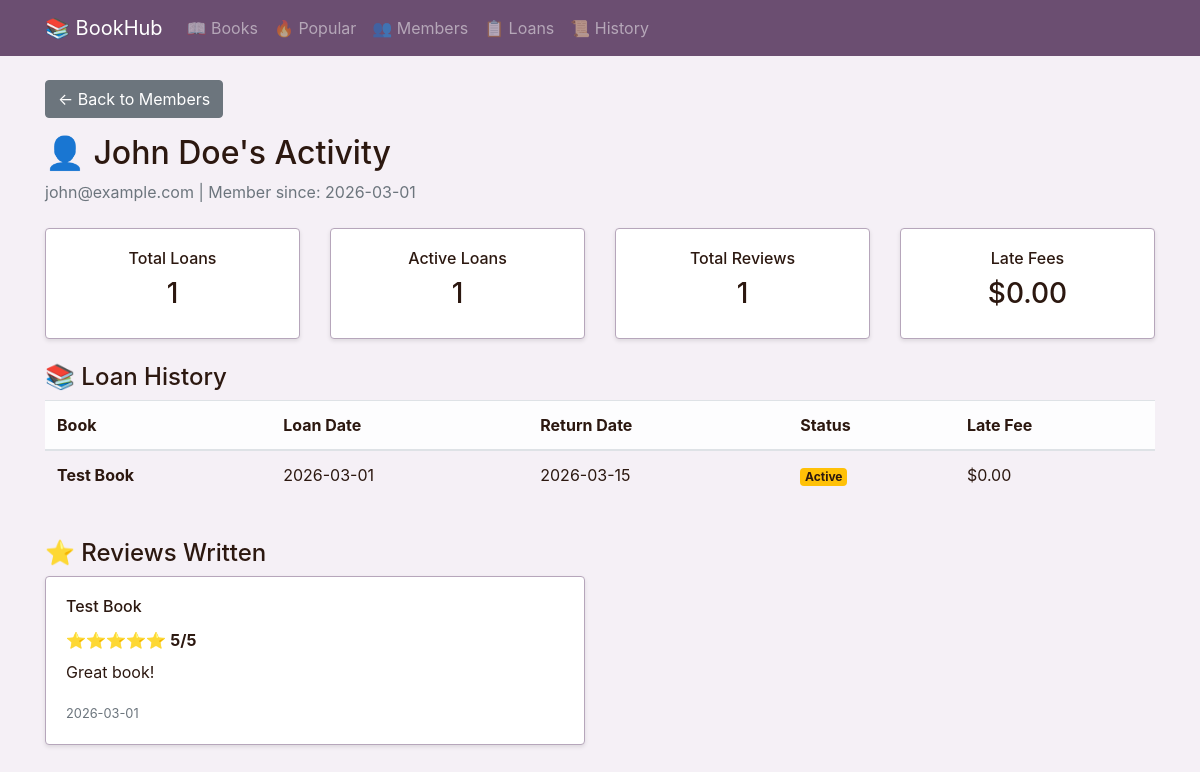
/members/1/activity, run on the app's committed database.
### app.py (models this page shows)
class Member(db.Model):
    id = db.Column(db.Integer, primary_key=True)
    name = db.Column(db.String(100), nullable=False)
    email = db.Column(db.String(100), unique=True, nullable=False)
    contact = db.Column(db.String(15))
    member_since = db.Column(db.Date, default=datetime.utcnow)

class Loan(db.Model):
    id = db.Column(db.Integer, primary_key=True)
    member_id = db.Column(db.Integer, db.ForeignKey('member.id'), nullable=False)
    book_id = db.Column(db.Integer, db.ForeignKey('book.id'), nullable=False)
    loan_date = db.Column(db.Date, nullable=False)
    return_date = db.Column(db.Date)
    returned = db.Column(db.Boolean, default=False)
    late_fee = db.Column(db.Float, default=0.0)
    member = db.relationship('Member', backref='loans', lazy=True)
    book = db.relationship('Book', backref='loans', lazy=True)

class Book(db.Model):
    id = db.Column(db.Integer, primary_key=True)
    title = db.Column(db.String(100), nullable=False)
    author = db.Column(db.String(100), nullable=False)
    genre = db.Column(db.String(50))
    year_published = db.Column(db.Integer)
    average_rating = db.Column(db.Float, default=0.0)  # New field
    reviews = db.relationship('Review', backref='book', lazy=True)  # New relationship

class Review(db.Model):
    id = db.Column(db.Integer, primary_key=True)
    book_id = db.Column(db.Integer, db.ForeignKey('book.id'), nullable=False)
    member_id = db.Column(db.Integer, db.ForeignKey('member.id'), nullable=False)
    rating = db.Column(db.Integer, nullable=False)
    comment = db.Column(db.Text)
    date_posted = db.Column(db.DateTime, default=datetime.utcnow)
    member = db.relationship('Member', backref='reviews', lazy=True)

### app.py (the view)
@app.route('/members/<int:id>/activity')
def member_activity(id):
    member = Member.query.get_or_404(id)
    loans = db.session.query(Loan, Book).join(Book).filter(Loan.member_id == id).order_by(Loan.loan_date.desc()).all()
    reviews = db.session.query(Review, Book).join(Book).filter(Review.member_id == id).order_by(Review.date_posted.desc()).all()
    total_loans = len(loans)
    active_loans = sum(1 for loan, book in loans if not loan.returned)
    total_reviews = len(reviews)
    total_late_fees = sum(loan.late_fee for loan, book in loans)
    return render_template('member_activity.html',
                         member=member,
                         loans=loans,
                         reviews=reviews,
                         total_loans=total_loans,
                         active_loans=active_loans,
                         total_reviews=total_reviews,
                         total_late_fees=total_late_fees)

### templates/member_activity.html
{% extends "base.html" %}
{% block content %}
<div class="mb-4">
    <a href="/members" class="btn btn-secondary mb-3">← Back to Members</a>
    <h2>👤 {{ member.name }}'s Activity</h2>
    <p class="text-muted">{{ member.email }} | Member since: {{ member.member_since.strftime('%Y-%m-%d') if member.member_since else 'N/A' }}</p>
</div>
<div class="row mb-4">
    <div class="col-md-3">
        <div class="card text-center">
            <div class="card-body">
                <h6>Total Loans</h6>
                <h3>{{ total_loans }}</h3>
            </div>
        </div>
    </div>
    <div class="col-md-3">
        <div class="card text-center">
            <div class="card-body">
                <h6>Active Loans</h6>
                <h3>{{ active_loans }}</h3>
            </div>
        </div>
    </div>
    <div class="col-md-3">
        <div class="card text-center">
            <div class="card-body">
                <h6>Total Reviews</h6>
                <h3>{{ total_reviews }}</h3>
            </div>
        </div>
    </div>
    <div class="col-md-3">
        <div class="card text-center">
            <div class="card-body">
                <h6>Late Fees</h6>
                <h3>${{ "%.2f"|format(total_late_fees) }}</h3>
            </div>
        </div>
    </div>
</div>
<h4>📚 Loan History</h4>
<div class="table-responsive mb-4">
    <table class="table table-hover">
        <thead class="table-light">
            <tr>
                <th>Book</th>
                <th>Loan Date</th>
                <th>Return Date</th>
                <th>Status</th>
                <th>Late Fee</th>
            </tr>
        </thead>
        <tbody>
            {% for loan, book in loans %}
            <tr>
                <td><strong>{{ book.title }}</strong></td>
                <td>{{ loan.loan_date }}</td>
                <td>{{ loan.return_date }}</td>
                <td>
                    {% if loan.returned %}
                        <span class="badge bg-success">Returned</span>
                    {% else %}
                        <span class="badge bg-warning">Active</span>
                    {% endif %}
                </td>
                <td>${{ "%.2f"|format(loan.late_fee) }}</td>
            </tr>
            {% endfor %}
        </tbody>
    </table>
</div>
<h4>⭐ Reviews Written</h4>
<div class="row">
    {% for review, book in reviews %}
    <div class="col-md-6 mb-3">
        <div class="card">
            <div class="card-body">
                <h6 class="card-title">{{ book.title }}</h6>
                <p class="mb-2">
                    {% for i in range(review.rating) %}⭐{% endfor %}
                    <strong>{{ review.rating }}/5</strong>
                </p>
                {% if review.comment %}
                <p class="card-text">{{ review.comment }}</p>
                {% endif %}
                <small class="text-muted">{{ review.date_posted.strftime('%Y-%m-%d') }}</small>
            </div>
        </div>
    </div>
    {% endfor %}
</div>
{% endblock %}

### templates/base.html (style rules this page uses)
:root { --primary-color: #6B4E71; --secondary-color: #8E7C93; --accent-color: #B6A6BB; --background-color: #F5F0F6; --text-color: #2C1810; }
body { background-color: var(--background-color); color: var(--text-color); }
.card { border-color: var(--accent-color); box-shadow: 0 2px 4px rgba(0,0,0,0.1); }

### data on the page
Member: name "John Doe", email "john@example.com", member_since "2026-03-01"
Loan: title "Test Book", loan_date "2026-03-01", return_date "2026-03-15", returned "Active", late_fee "0.00"
Review: title "Test Book", rating "5", comment "Great book!", date_posted "2026-03-01"

### other printed values
{{ total_loans }} "1"
{{ active_loans }} "1"
{{ total_reviews }} "1"
{{ "%.2f"|format(total_late_fees) }} "0.00"
